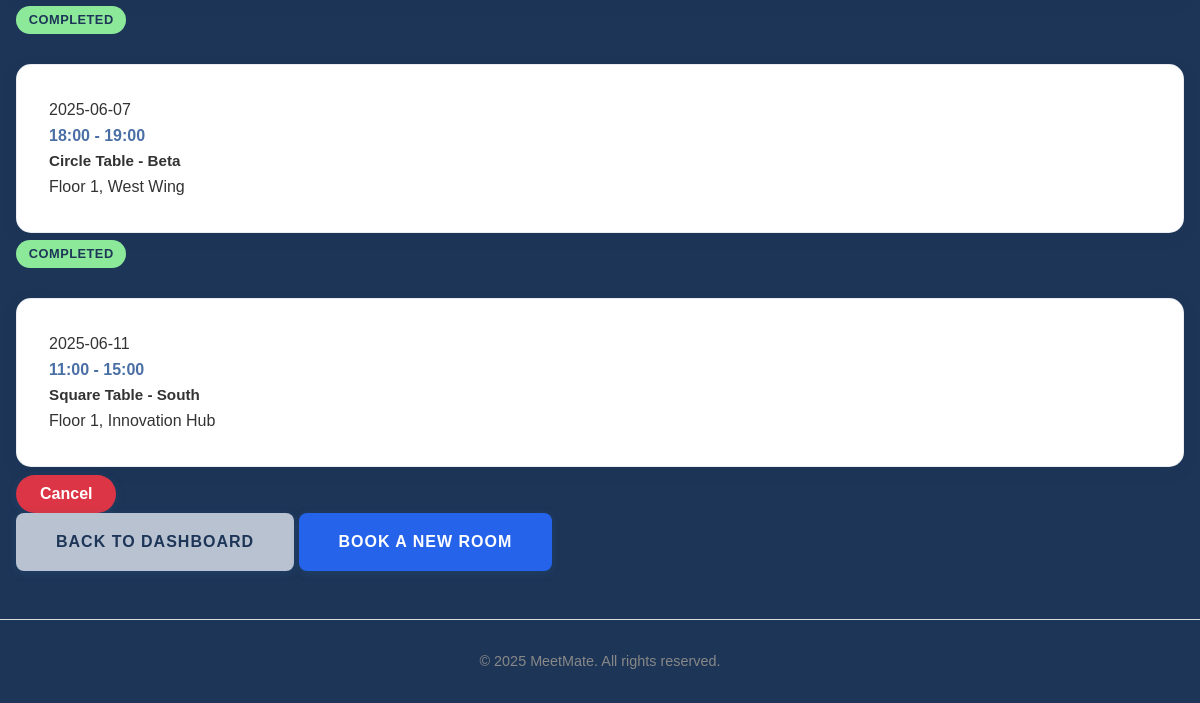
/history (signed in, lower part), run on an earlier commit of the app's database.
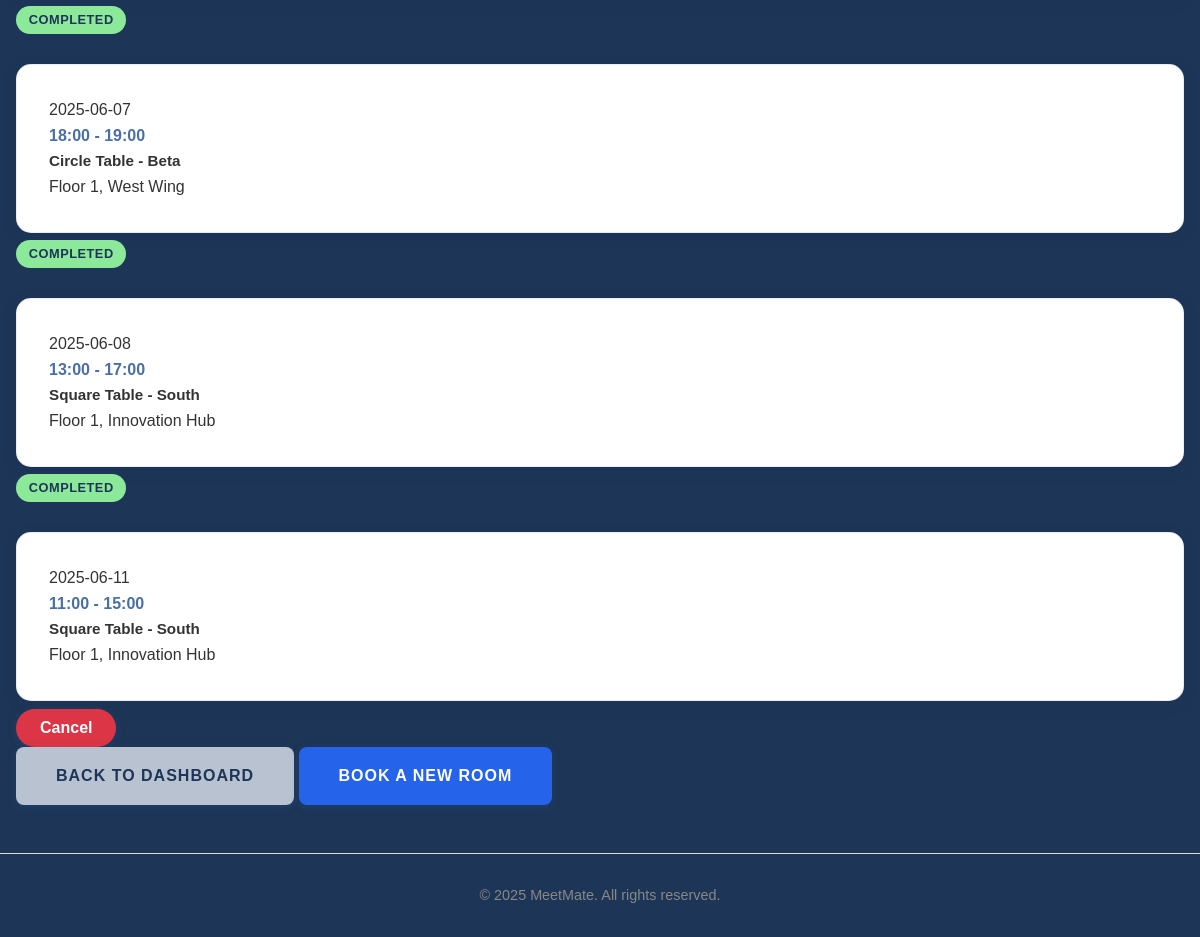
And on a later commit of the database.
### tables this page shows
CREATE TABLE bookings (
                id INTEGER PRIMARY KEY AUTOINCREMENT,
                user_id INTEGER NOT NULL,
                room_id INTEGER NOT NULL,
                date TEXT NOT NULL,
                time_start TEXT NOT NULL,
                time_end TEXT NOT NULL,
                booking_admin_id INTEGER,
                notes TEXT,
                FOREIGN KEY (user_id) REFERENCES users (id),
                FOREIGN KEY (room_id) REFERENCES rooms (id),
                FOREIGN KEY (booking_admin_id) REFERENCES users (id)
            );

CREATE TABLE rooms (
                id INTEGER PRIMARY KEY AUTOINCREMENT,
                name TEXT NOT NULL,
                location TEXT NOT NULL,
                capacity INTEGER NOT NULL,
                room_type TEXT DEFAULT 'conference'
            );

### app.py (the view)
@app.route('/history')
@login_required
def history():
    user_id = session['user_id']
    user_bookings = get_user_bookings(user_id)
    now = datetime.now()
    current_date = now.date()
    current_time = now.time()
    for booking in user_bookings:
        booking_date = date.fromisoformat(booking['date'])
        booking_start_time = time.fromisoformat(booking['time_start'] + ':00' if len(booking['time_start']) == 5 else booking['time_start'])
        if booking_date > current_date:
            booking['can_cancel'] = True
            booking['status'] = 'Confirmed'
        elif booking_date == current_date:
            booking['can_cancel'] = current_time < booking_start_time
            booking['status'] = 'Complete' if current_time >= booking_start_time else 'Confirmed'
        else:
            booking['can_cancel'] = False
            booking['status'] = 'Complete'
    return render_template('history.html', bookings=user_bookings)

### app.py (called while the page is built)
def get_database_path():
    app_directory = app.root_path
    instance_directory = os.path.join(app_directory, 'instance')
    os.makedirs(instance_directory, exist_ok=True)
    database_path = os.path.join(instance_directory, 'meetmate.db')
    return database_path

def get_database_connection():
    db_path = get_database_path()
    connection = sqlite3.connect(db_path)
    connection.row_factory = sqlite3.Row
    return connection

def get_user_by_id(user_id):
    connection = get_database_connection()
    cursor = connection.cursor()
    cursor.execute("SELECT * FROM users WHERE id = ?", (user_id,))
    user = cursor.fetchone()
    connection.close()
    if user:
        return dict(user)
    return None

def get_user_bookings(user_id):
    connection = get_database_connection()
    cursor = connection.cursor()
    cursor.execute('''
        SELECT
            b.id,
            b.date,
            b.time_start,
            b.time_end,
            b.notes,
            r.name as room_name,
            r.location as room_location
        FROM bookings b
        JOIN rooms r ON b.room_id = r.id
        WHERE b.user_id = ?
        ORDER BY b.date, b.time_start
    ''', (user_id,))
    bookings = cursor.fetchall()
    connection.close()
    return [dict(booking) for booking in bookings]

def login_required(f):
    @wraps(f)
    def decorated_function(*args, **kwargs):
        if 'user_id' not in session:
            flash('Please login to access this page', 'error')
            return redirect(url_for('login'))
        user = get_user_by_id(session['user_id'])
        if not user:
            session.clear()
            flash('Your account is no longer valid. Please login again.', 'warning')
            return redirect(url_for('login'))
        return f(*args, **kwargs)
    return decorated_function

### templates/history.html (shortened to what this page needs)
{% extends "base.html" %}
{% block content %}
<div class="history-page">
    <div class="history-section">
        <div class="section-card">
            {% if bookings %}
                <div class="bookings-list">
                    {% for booking in bookings %}
                        <div class="booking-item">
                            <div class="booking-info">
                                <div class="booking-date">
                                    {{ booking.date }}
                                </div>
                                <div class="booking-time">
                                    {{ booking.time_start }} - {{ booking.time_end }}
                                </div>
                                <div class="booking-details">
                                    <strong>{{ booking.room_name }}</strong>
                                    <div class="booking-location">
                                        {{ booking.room_location }}
                                    </div>
                                </div>
                            </div>
                            <div class="booking-actions">
                                {% if booking.can_cancel %}
                                    <a href="{{ url_for('cancel_booking', booking_id=booking.id) }}"
                                       class="btn btn-danger btn-small"
                                       onclick="return confirm('Are you sure you want to cancel this booking?')">
                                        Cancel
                                    </a>
                                {% else %}
                                    <div class="booking-status">
                                        <span class="status-completed">
                                            Completed
                                        </span>
                                    </div>
                                {% endif %}
                            </div>
                        </div>
                    {% endfor %}
                </div>
            {% else %}
                <div class="no-bookings">
                    <p>You don't have any bookings yet</p>
                    <a href="{{ url_for('booking') }}" class="btn btn-primary">Book Your First Room</a>
                </div>
            {% endif %}
        </div>
    </div>
    <div class="page-actions">
        <a href="{{ url_for('dashboard') }}" class="btn btn-secondary">Back to Dashboard</a>
        <a href="{{ url_for('booking') }}" class="btn btn-primary">Book a New Room</a>
    </div>
</div>
{% endblock %}

### templates/base.html (shortened to what this page needs)
<!DOCTYPE html>
<html>
    <head>
        <link rel="stylesheet" type="text/css" href="{{ url_for('static', filename='css/style.css')}}" />
        <link rel="stylesheet" type="text/css" href="{{ url_for('static', filename='css/admin-additions.css')}}" />
        <link rel="stylesheet" href="https://cdnjs.cloudflare.com/ajax/libs/font-awesome/6.0.0/css/all.min.css">
        <link rel="icon" type="image/png" href="{{ url_for('static', filename='images/favicon.png') }}">    </head>
    <body{% if request.endpoint == 'index' %} class="home-page-body"{% endif %}>
        <div class="container">
            {% block content %}{% endblock %}
        </div>
        <footer>
            <p>&copy; 2025 MeetMate. All rights reserved.</p>
        </footer>
    </body>
</html>

### static/css/style.css (style rules this page uses)
body { font-family: Arial, sans-serif; line-height: 1.6; color: #333; background-color: #1d3557; margin: 0; padding: 0; }
a { text-decoration: none; color: #4a6fa5; }
.container { max-width: 1200px; margin: 0 auto; padding: 1rem; min-height: 500px; }
footer { text-align: center; padding: 1rem; background-color: transparent; border-top: 1px solid #ddd; color: #888; font-size: 0.9rem; margin-top: 2rem; }
.btn { display: inline-block; padding: 0.4rem 1.5rem; background-color: #2a6da9; color: white; border: none; border-radius: 25px; cursor: pointer; font-size: 1rem; font-weight: 600; text-decoration: none; box-shadow: 0 2px 10px rgba(42, 109, 169, 0.2); }
.btn-primary { background-color: #2563eb; color: white; padding: 1rem 2.5rem; border-radius: 8px; font-weight: 600; text-transform: uppercase; letter-spacing: 1px; border: none; cursor: pointer; text-decoration: none; display: inline-block; font-size: 1rem; }
.btn-secondary { background-color: #b9c2d1; color: #1d3557; padding: 1rem 2.5rem; border-radius: 8px; font-weight: 600; text-transform: uppercase; letter-spacing: 1px; border: none; cursor: pointer; text-decoration: none; display: inline-block; font-size: 1rem; }
.btn-danger { background-color: #dc3545; color: white; }
.booking-info { margin-bottom: 0.5rem; }
.booking-time { color: #4a6fa5; font-weight: bold; font-size: 1rem; }
.booking-details strong { color: #333; font-size: 0.95rem; }
.booking-info { background: white; padding: 2rem; border-radius: 15px; box-shadow: 0 4px 15px rgba(29, 53, 87, 0.1); margin-top: 2rem; border: 1px solid rgba(185, 194, 209, 0.3); }
.status-completed { background-color: #8ce99a; color: #1d3557; padding: 0.4rem 0.8rem; border-radius: 15px; font-size: 0.8rem; font-weight: 600; text-transform: uppercase; letter-spacing: 0.5px; }

What changed in the data, as far as the page shows it:
added bookings: date "2025-06-08", time_start "13:00", time_end "17:00", room_name "Square Table - South", room_location "Floor 1, Innovation Hub", shows "COMPLETED"
